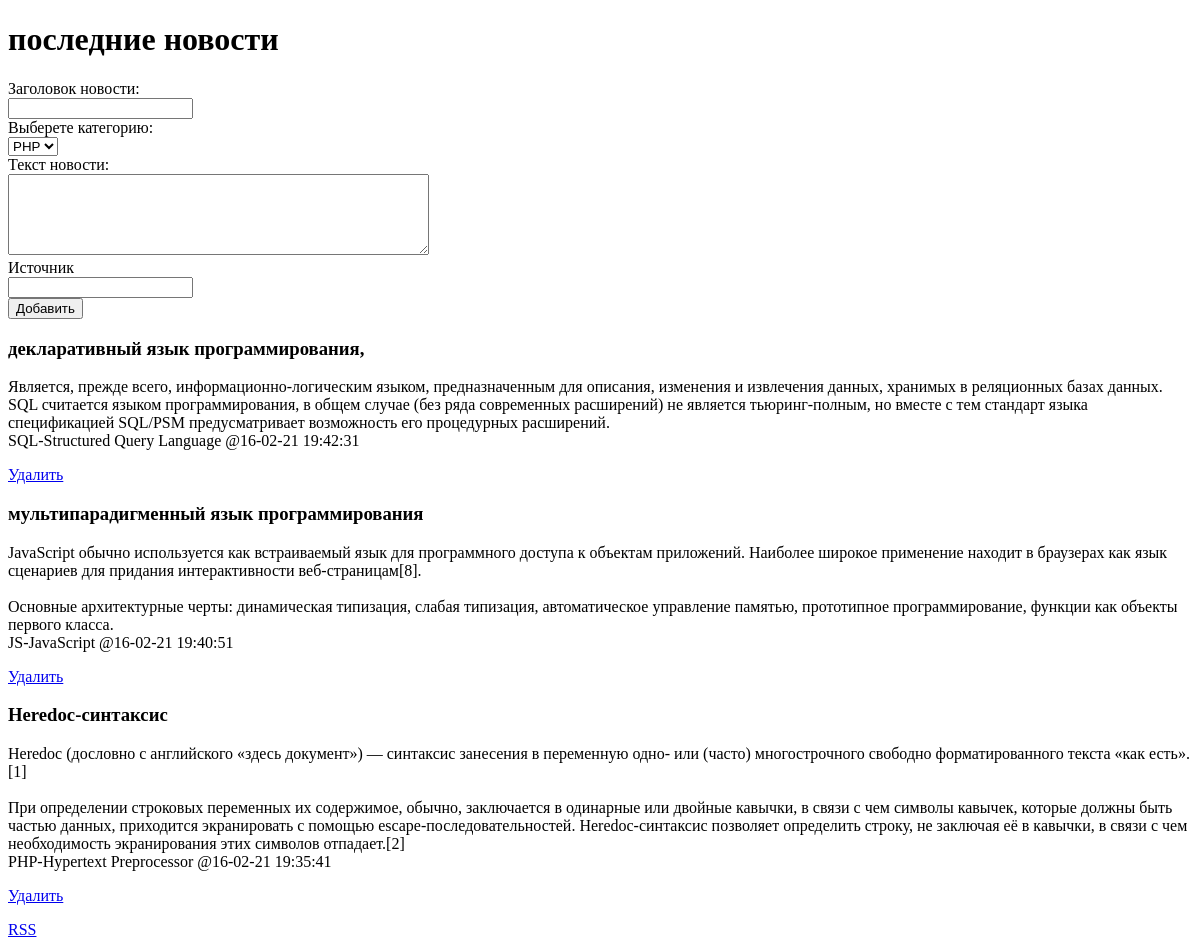
Before: / with the older database file.
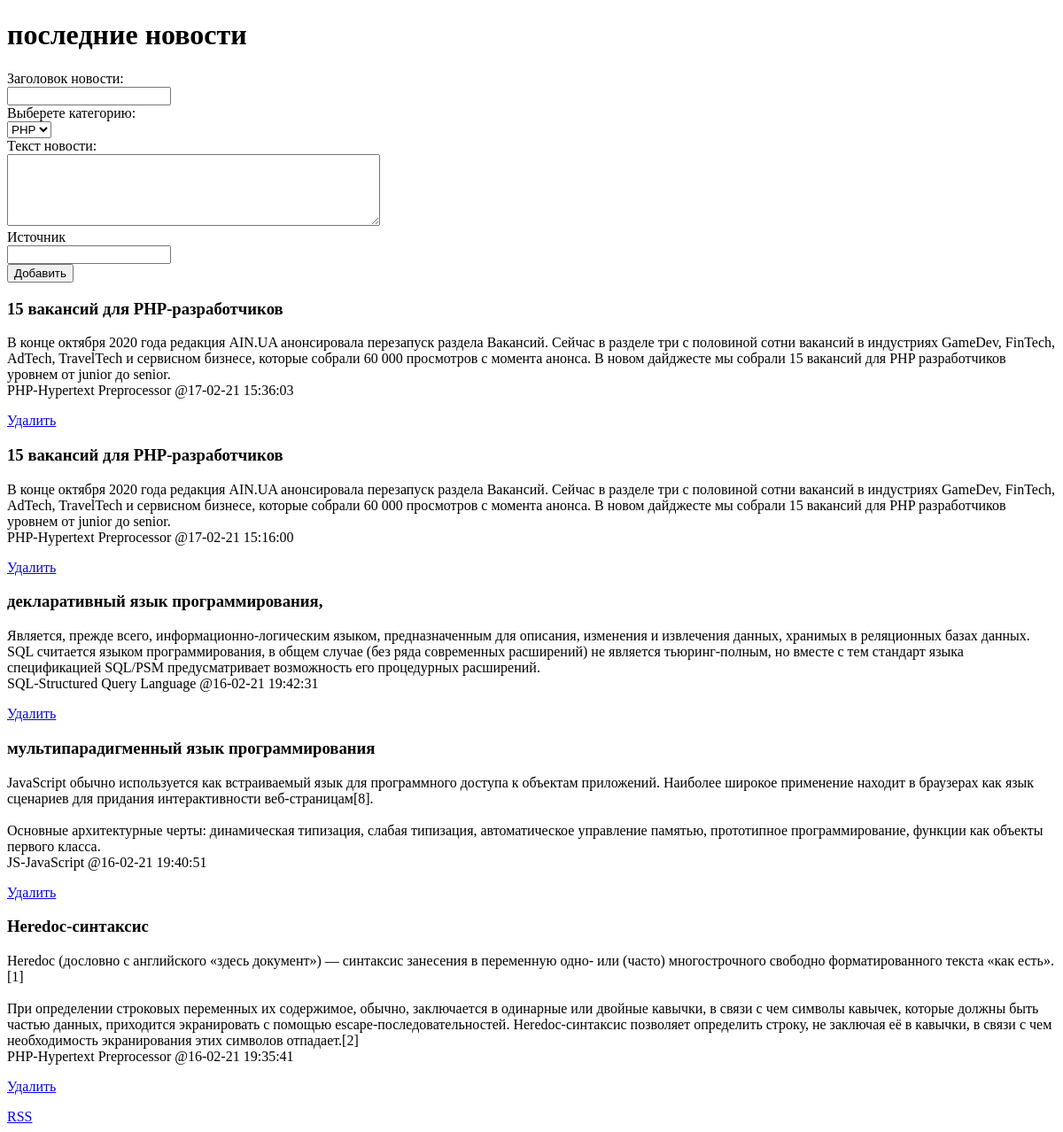
After: the same page with the newer database file.
### tables this page shows
CREATE TABLE msgs(id INTEGER PRIMARY KEY AUTOINCREMENT,
                    title TEXT,
                    category INTEGER,
                    description TEXT,
                    source TEXT,
                    datetime INTEGER);

### classes/NewsDB.php (called while the page is built, shortened)
<?php
class NewsDB implements INewsDB
{
    private $_dataBase;
    function __construct()
    {
        $this->_dataBase = new SQLite3(self::DB_NAME, SQLITE3_OPEN_READWRITE | SQLITE3_OPEN_CREATE);
    }
    function DataBaseArray($data){
      $DataBaseArray=[];
      while( $row =$data->fetchArray(SQLITE3_ASSOC)) {
          $DataBaseArray[]=$row;
      }
      return $DataBaseArray;
    }
    function getNews()
    {
        $sql ="SELECT msgs.id as id, title,
                      category.name as category,
                      description, source, datetime
               FROM msgs, category
               WHERE category.id = msgs.category
               ORDER BY msgs.id DESC";
        $items = $this->_dataBase->query($sql);
        return $this->DataBaseArray($items);
    }
}

### get_news.inc.php (the view, shortened to what this page needs)
<?php
$items =$news->getNews();
if($items === false) :
    $errMsg = "Произошла ошибка при выводе новостей ленты";
 elseif(!count($items)):
    $errMsg="Новостей нет ";
 else:
     foreach ($items as $item):
         $newsData = date("d-m-y H:i:s", $item["datetime"]);
         $description =nl2br($item["description"]);
          echo <<<EOL
                 <h3>{$item['title']}</h3>
                  <p>
                        $description<br />{$item['category']} @$newsData
                  </p>
                  <p aling='right'>
                  <a href='news.php?del={$item["id"]}'>Удалить</a>
                  </p>
         EOL;
     endforeach;
endif;

### index.php (shortened to what this page needs)
<?php
require_once "classes/NewsDB.php";
$news = new NewsDB();
?>
<!DOCTYPE html>
<html lang="en">
<head>
</head>
<body>
<h1>последние новости</h1>
<form action="index.php" method="post">
       Заголовок новости:<br/>
    <label>
    <input type="text" name="title"/><br />
    Выберете категорию:<br />
    <select name ="category">
        <option value ="1">PHP</option>
    </select>
    <br />
    Текст новости:<br/>
    <textarea name="description" cols="50"
              rows="5"></textarea><br />
    Источник<br />
    <input type="text" name="source"/><br />
    <input type="submit" value="Добавить" >
    </label>
</form>
<?php
require_once "get_news.inc.php";
?>
<span><a href="rss.php">RSS</a></span>
</body>
</html>

Changed rows visible on the page:
added msgs: title "15 вакансий для PHP-разработчиков", description "В конце октября 2020 года редакция AIN.UA анонсировала перезапуск раздела Вакансий. Сейчас в разделе три с половиной сотни вакансий в индустриях GameDev, FinTech, AdTech, TravelTech и сервисном бизнесе, которые собрали 60 000 просмотров с момента анонса. В новом дайджесте мы собрали 15 вакансий для PHP разработчиков уровнем от junior до senior.", category "PHP-Hypertext Preprocessor", datetime "17-02-21 15:36:03"
added msgs: title "15 вакансий для PHP-разработчиков", description "В конце октября 2020 года редакция AIN.UA анонсировала перезапуск раздела Вакансий. Сейчас в разделе три с половиной сотни вакансий в индустриях GameDev, FinTech, AdTech, TravelTech и сервисном бизнесе, которые собрали 60 000 просмотров с момента анонса. В новом дайджесте мы собрали 15 вакансий для PHP разработчиков уровнем от junior до senior.", category "PHP-Hypertext Preprocessor", datetime "17-02-21 15:16:00"
